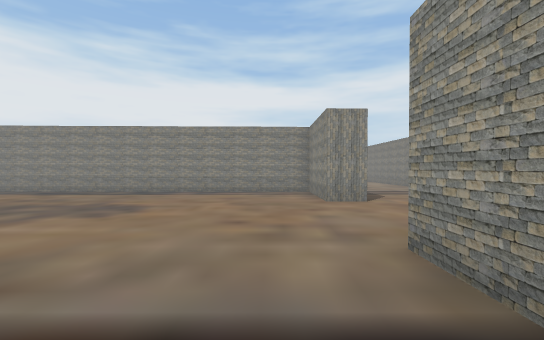
View 1 (above)

23 first-person views from a walk through a scene from a Unity 3-D project. The camera is 1.3 m above the floor, looks level and sees 90° across. The floor is counted in squares, 2 m on a side. Each view is taken from the middle of a square. On the plan, view 1 faces up. The plan holds only what a view shows up to about 9 squares ahead; the rest is blank. The place goes on beyond the plan. The player is left out.

View 2
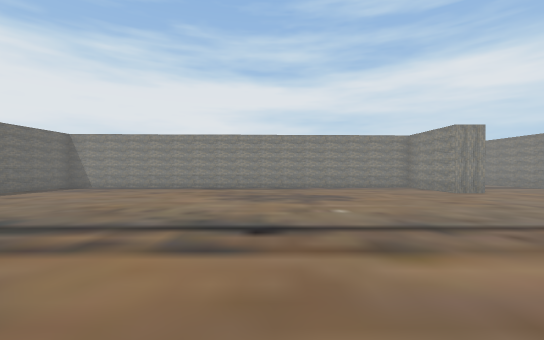

View 3
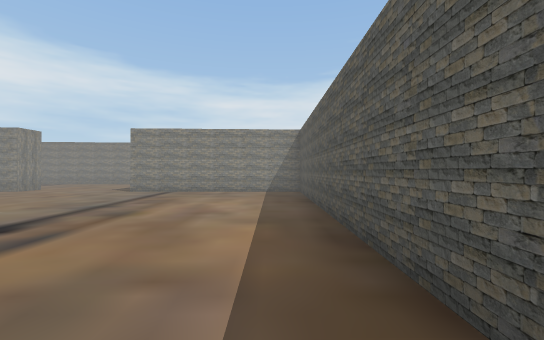

View 4
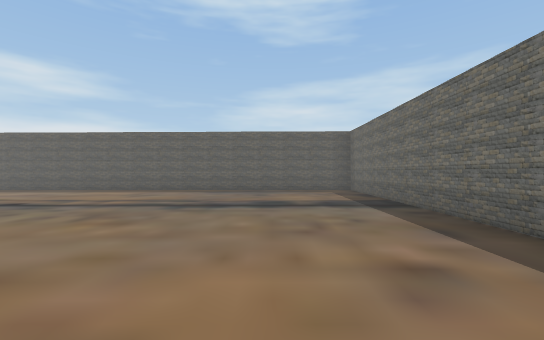

View 5
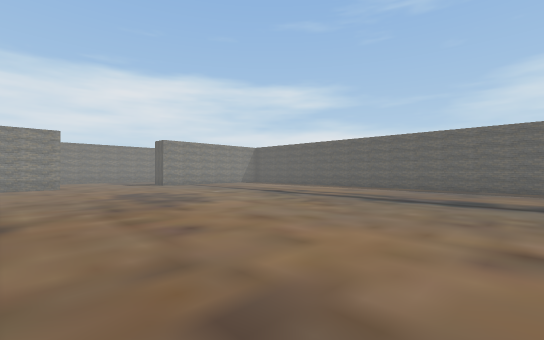

View 6
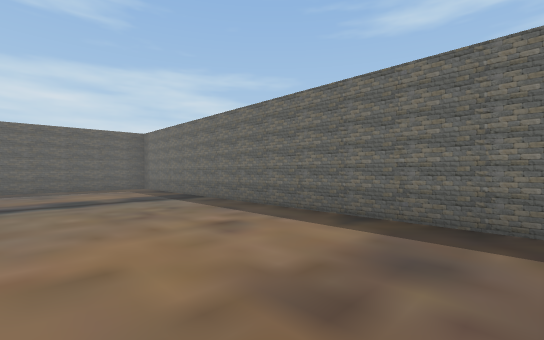

View 7
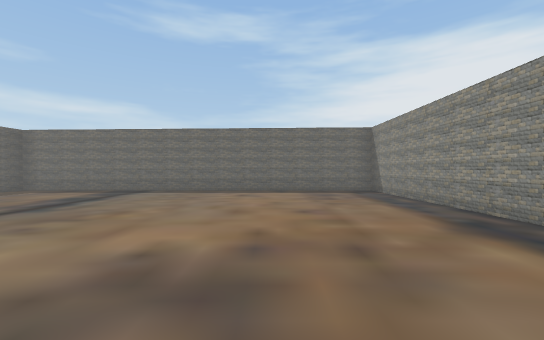

View 8
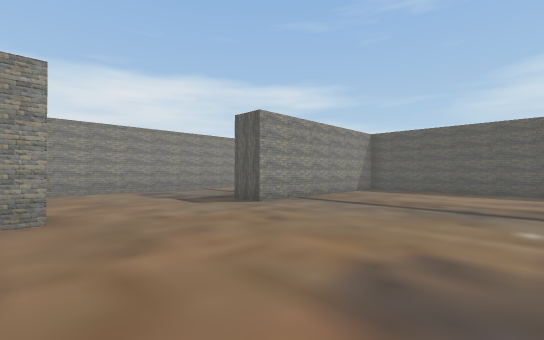

View 9
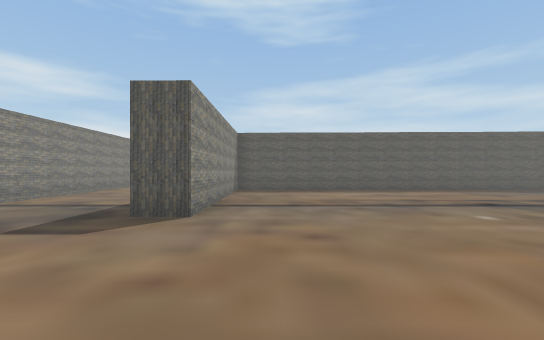

View 10
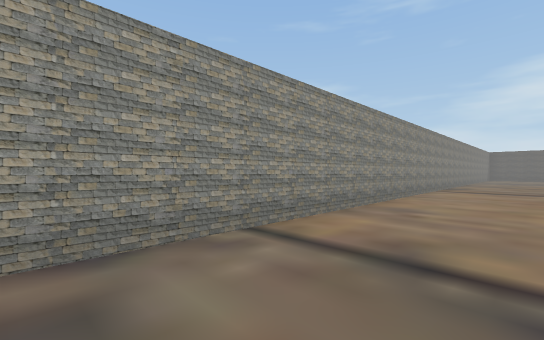

View 11
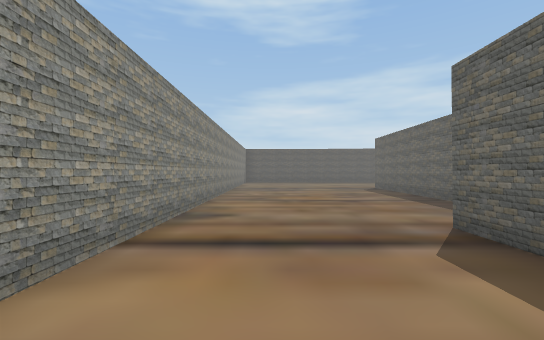

View 12
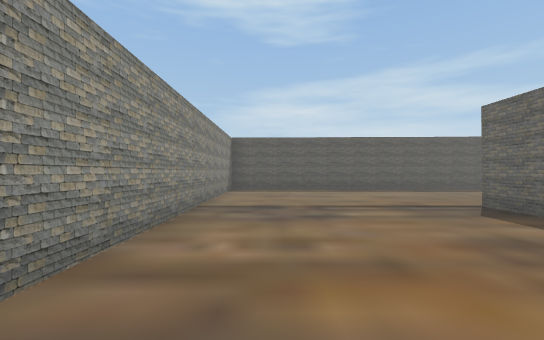

View 13
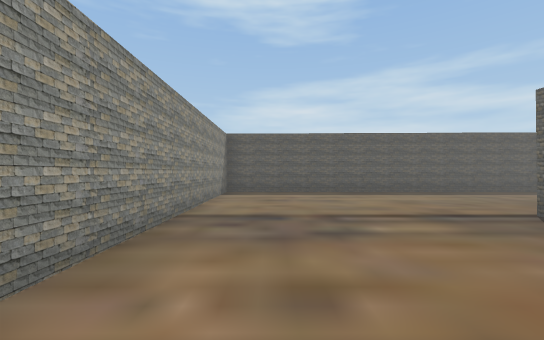

View 14
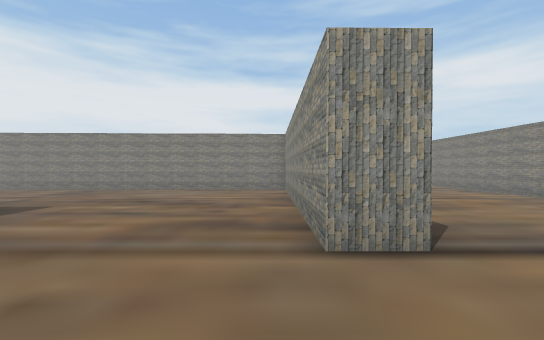

View 15
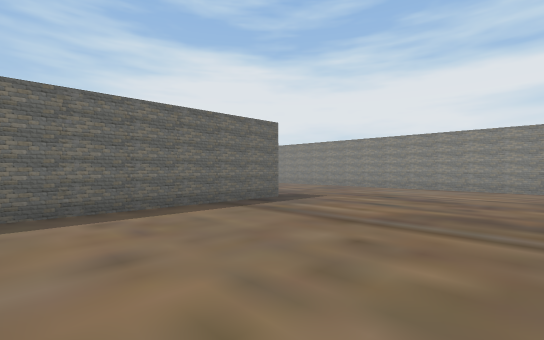

View 16
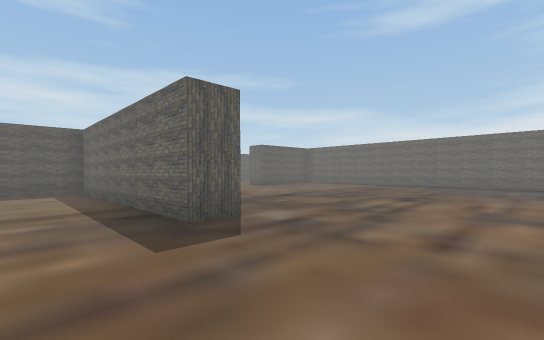

View 17
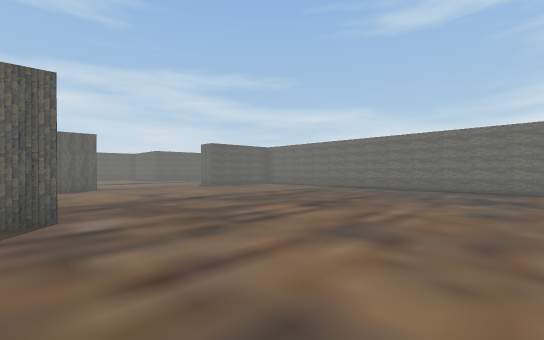

View 18
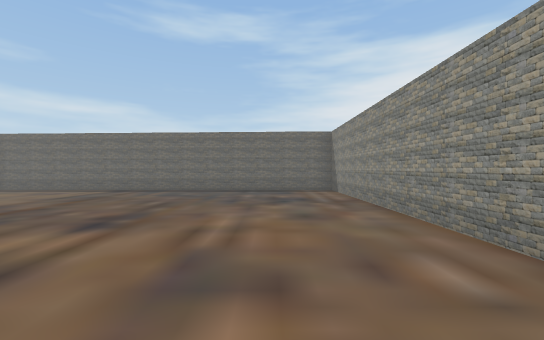

View 19
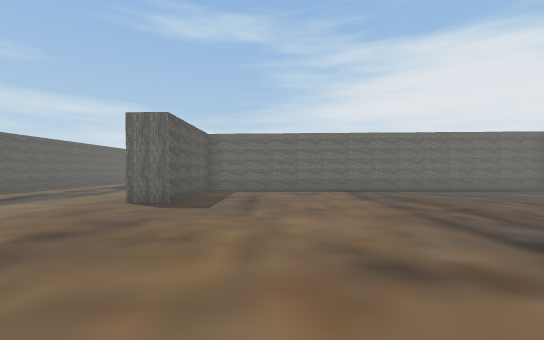

View 20
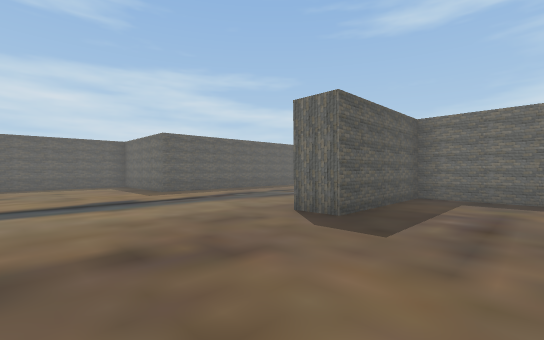

View 21
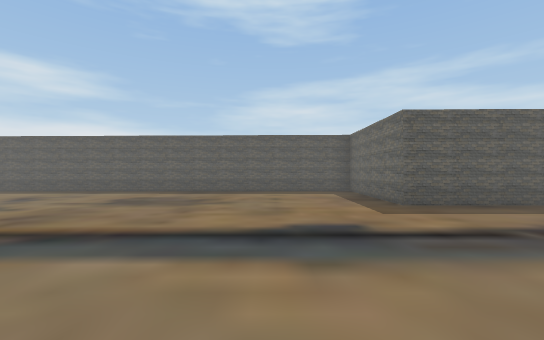

View 22
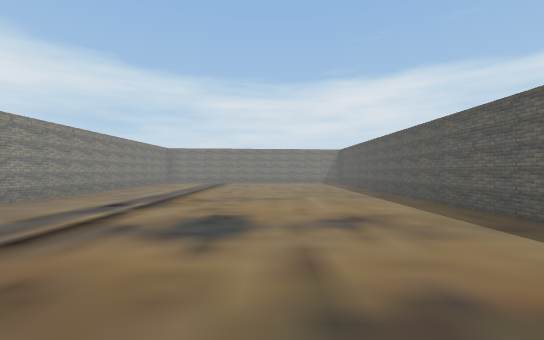

View 23
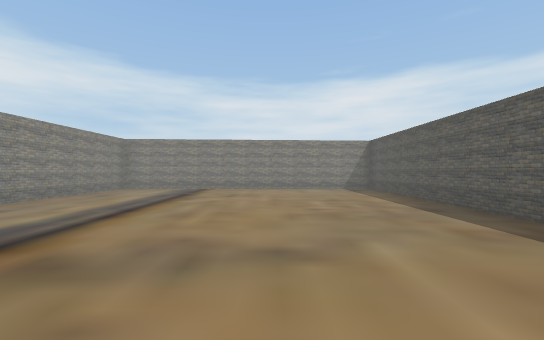

### Floor plan
Points are (right, up) in squares from view 1. A wall is a line through its corners. A room is listed if a view was taken in it or the views show most of it. See-through windows are left out.
Room 1 (views 1, 2, 3, 4, 5, 6, 7, 8, 9)
walls: (1.1, 5.6) (1.1, 8.2) (-11.6, 8.2) (-11.6, -2.8) (1.1, -2.8) (1.1, 2.2)
ways out: opening at (0, 4) to room 2
Room 2 (views 10, 11, 12, 13, 14, 15, 16, 17, 18, 19, 20, 21, 22, 23)
walls: (-6.5, -12.1) (-5.6, -12.1) (-5.6, -18) (5.3, -18) (5.3, 5.2); (-8.3, -18) (-7.1, -18); (0.3, -9.5) (0.3, -13.8) (-0.6, -13.8) (-0.6, -7.1) (-15.8, -7.1) (-15.8, -18) (-12.4, -18) (-12.4, -19); (5, -18.9) (-3, -18.9); (2, -6) (2, -7.1); (-16, -24) (-12.4, -24) (-12.4, -27.4) (5, -27.4); (1.1, 2.2) (2, 2.2); (2, 5.6) (1.1, 5.6)
ways out: opening at (0, 4) to room 1

Where each view was taken, in squares from view 1:
view 1: 0 up, 0 right, facing up
view 2: 2 down, 4 left, facing up
view 3: 2 down, 7 left, facing right
view 4: 6 up, 9 left, facing down
view 5: 7 up, 10 left, facing down-right
view 6: 7 up, 8 left, facing down-left
view 7: 5 up, 3 left, facing left
view 8: 6 up, 3 left, facing down-right
view 9: 6 up, 0 right, facing down
view 10: 3 up, 3 right, facing down-right
view 11: 4 down, 4 right, facing down
view 12: 9 down, 4 right, facing down
view 13: 10 down, 4 right, facing down
view 14: 16 down, 1 left, facing up
view 15: 17 down, 1 left, facing up-left
view 16: 9 down, 4 left, facing down-left
view 17: 8 down, 6 left, facing down-left
view 18: 9 down, 7 left, facing left
view 19: 16 down, 7 left, facing left
view 20: 16 down, 9 left, facing down-left
view 21: 19 down, 10 left, facing down
view 22: 24 down, 8 left, facing right
view 23: 24 down, 4 left, facing right
